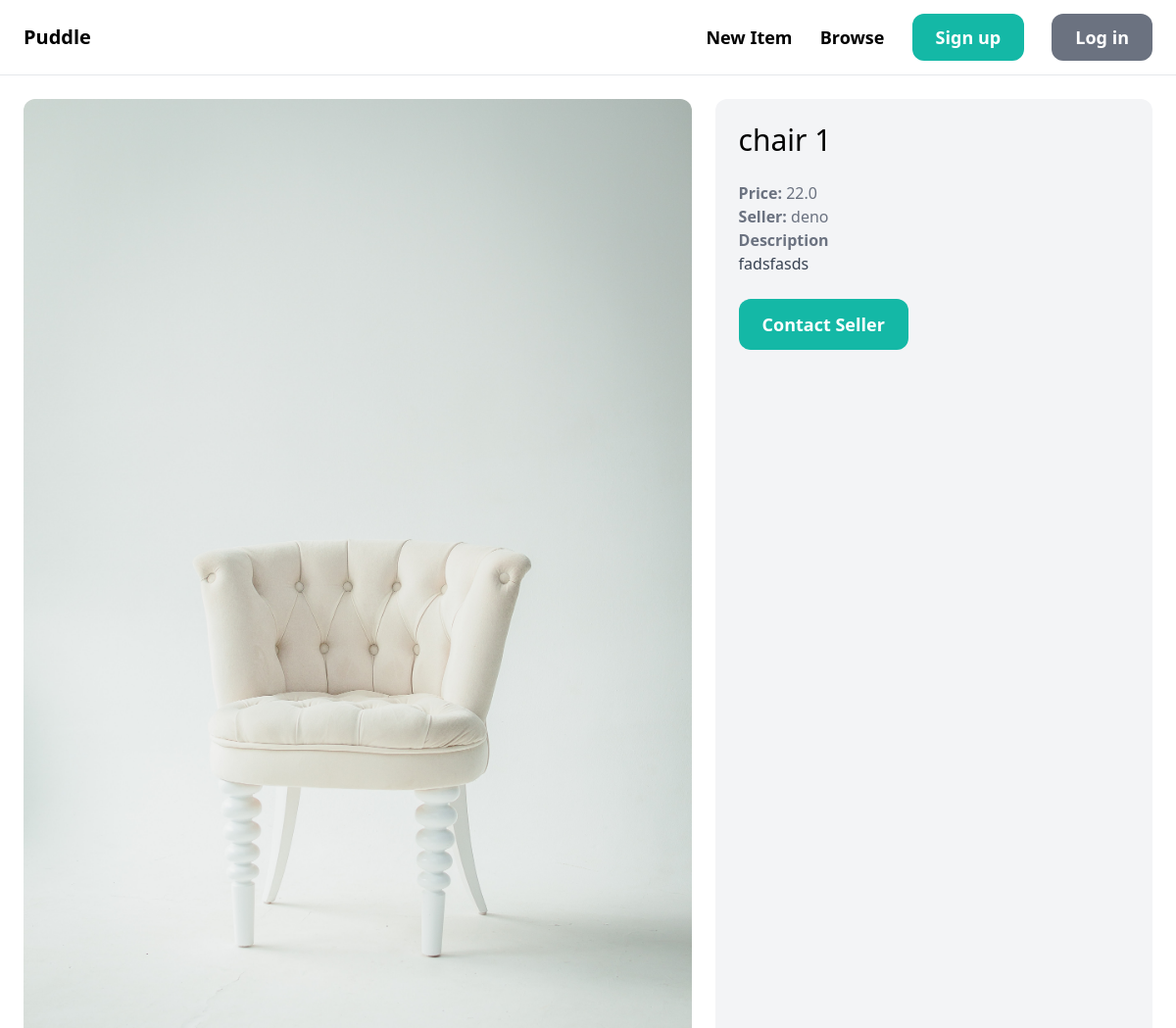
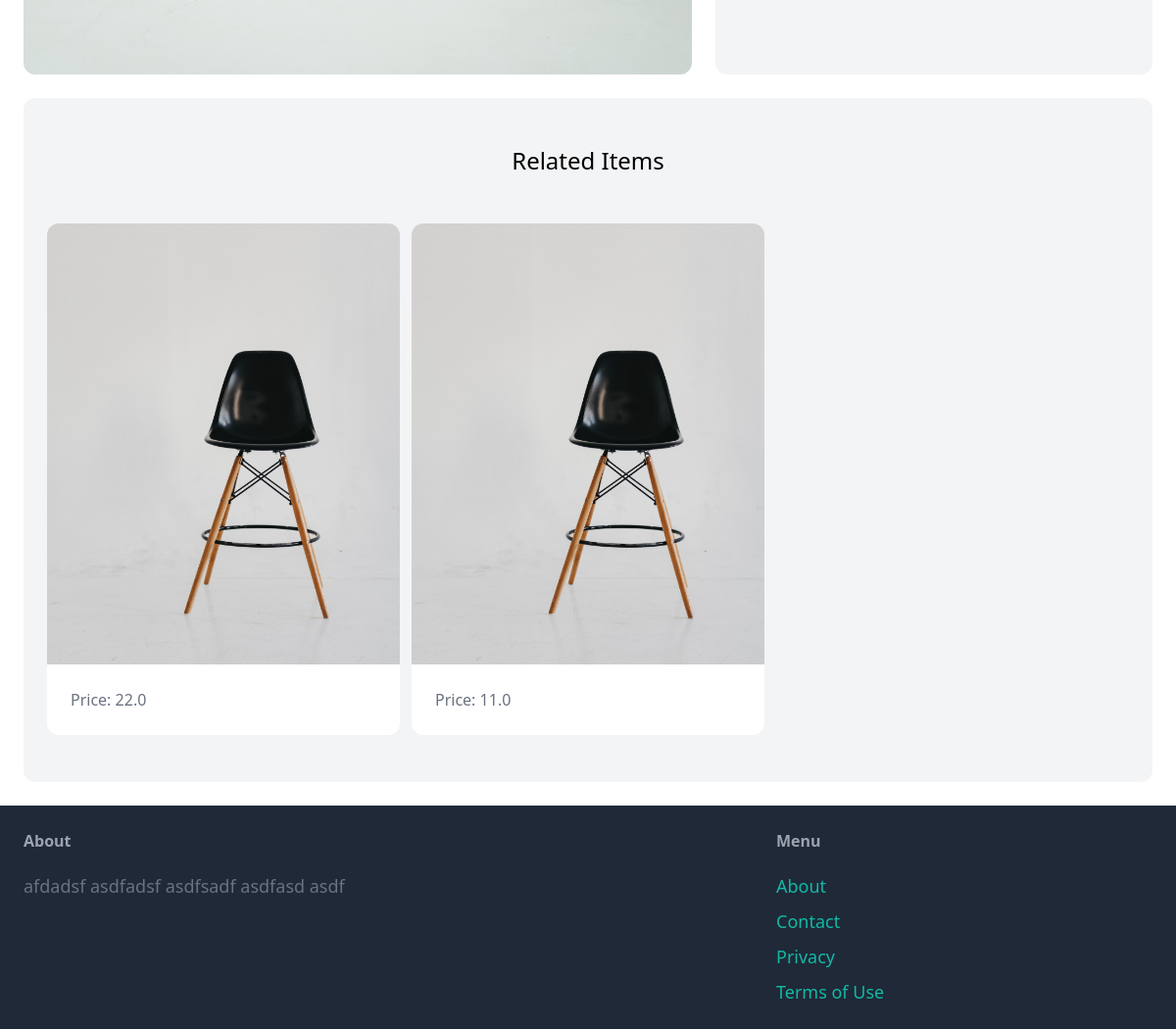
Page /items/4/ on the committed database (2 pictures, top to bottom).
### core/models.py (models this page shows, shortened)
class Item(models.Model):
    category = models.ForeignKey(Category, related_name='items', on_delete=models.CASCADE)
    creator = models.ForeignKey(User, related_name='items', on_delete=models.CASCADE)
    name = models.CharField(max_length=255)
    description = models.TextField(blank=True, null=True)
    price = models.FloatField()
    image = models.ImageField(upload_to='item_images', blank=True, null=True)
    is_sold = models.BooleanField(default=False)
    updated = models.DateTimeField(auto_now=True)
    created = models.DateTimeField(auto_now_add=True)

### core/views.py (the view)
# urls.py: path('items/<int:pk>/', detail, name='detail')
def detail(request, pk): # card details
    item = get_object_or_404(Item, pk=pk)
    related_items = Item.objects.filter(category=item.category, is_sold=False).exclude(pk=pk)
    context = {'item': item,
               'related_items': related_items}
    return render(request, 'core/detail.html', context)

### core/templates/core/detail.html (shortened to what this page needs)
{% extends 'core/base.html' %}
{% block content %}
<div class='grid grid-cols-5 gap-6'>
    <div class='col-span-3'>
        <img src='{{item.image.url}}' class='rounded-xl'>
    </div>
    <div class='col-span-2 p-6 bg-gray-100 rounded-xl'>
        <h1 class='mb-6 text-3xl'>{{item.name}}</h1>
        <p class='text-gray-500'><strong>Price: </strong>{{item.price}}</p>
        <p class='text-gray-500'><strong>Seller: </strong>{{item.creator.username}}</p>
        {% if item.description %}
        <p class='text-gray-700'>
            <strong class='text-gray-500'>Description</strong><br>
            {{item.description}}
        </p>
        {% endif %}
        <a href='#'
            class='inline-block
            mt-6 px-6 py-3 text-lg
            font-semibold bg-teal-500
            text-white rounded-xl
            hover:bg-teal-700'>
            Contact Seller
        </a>
    </div>
</div>
<div class='mt-6 px-6 py-12 bg-gray-100 rounded-xl'>
    <h2 class='mb-12 text-2xl text-center'>Related Items</h2>
    <div class='grid grid-cols-3 gap-3'>
        {% for related_item in related_items %}
        <div>
            <a href='{% url "detail" related_item.id %}'>
                <div>
                    <img src='{{related_item.image.url }}' class='rounded-t-xl'>
                </div>
                <div class='p-6 bg-white rounded-b-xl'>
                    <p class='text-gray-500'>Price: {{related_item.price}}</p>
                </div>
            </a>
        </div>
        {% endfor %}
    </div>
</div>
{% endblock %}

### rows in the picture
Item: image (picture), name "chair 1", price "22.0", creator.username "deno", description "fadsfasds"
Item: image (picture), price "22.0"
Item: image (picture), price "11.0"
